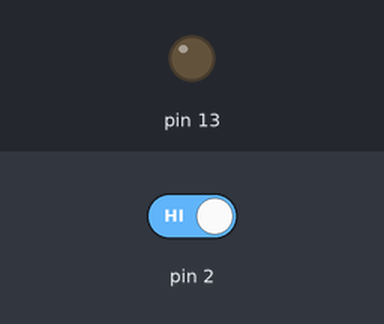
The sketch below on a simulated Arduino Uno, built with avr-gcc and run on an emulated ATmega328P. Parts: output pins drawn as LEDs (lit = HIGH). The inputs (shaded band) are chosen by the test bench; at power-on: pin 2 HIGH.

Above: at 1.2 s.
1.3 s: pin 2 driven LOW
At 2.5 s:
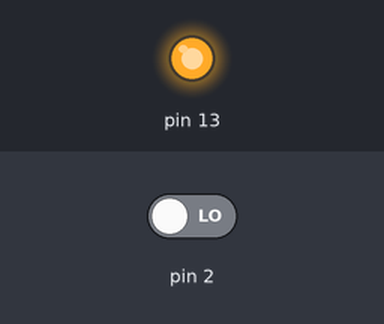
2.8 s: pin 2 driven HIGH
At 3.6 s:
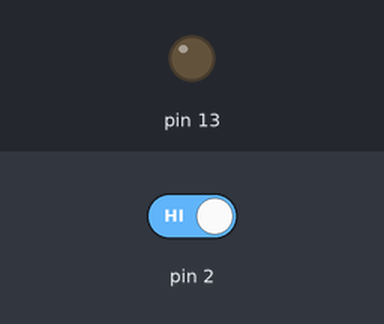
Timing chart, 0 to 5.8 s (numbered marks = the images above; inputs shaded):
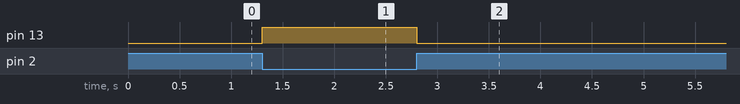

Measured:
- after the input at 1.3 s, pin 13: LOW → HIGH at once
- after the input at 2.8 s, pin 13: HIGH → LOW at once

The sketch:

Test_Switch.ino
```cpp
int switchState;

void setup() {
  pinMode(13, OUTPUT);
  pinMode(2, INPUT);


}

void loop() {
  switchState = digitalRead(2);
  if(switchState == LOW) {
    digitalWrite(13, HIGH);
  }
  else {
    digitalWrite(13, LOW);
  }

}
```
